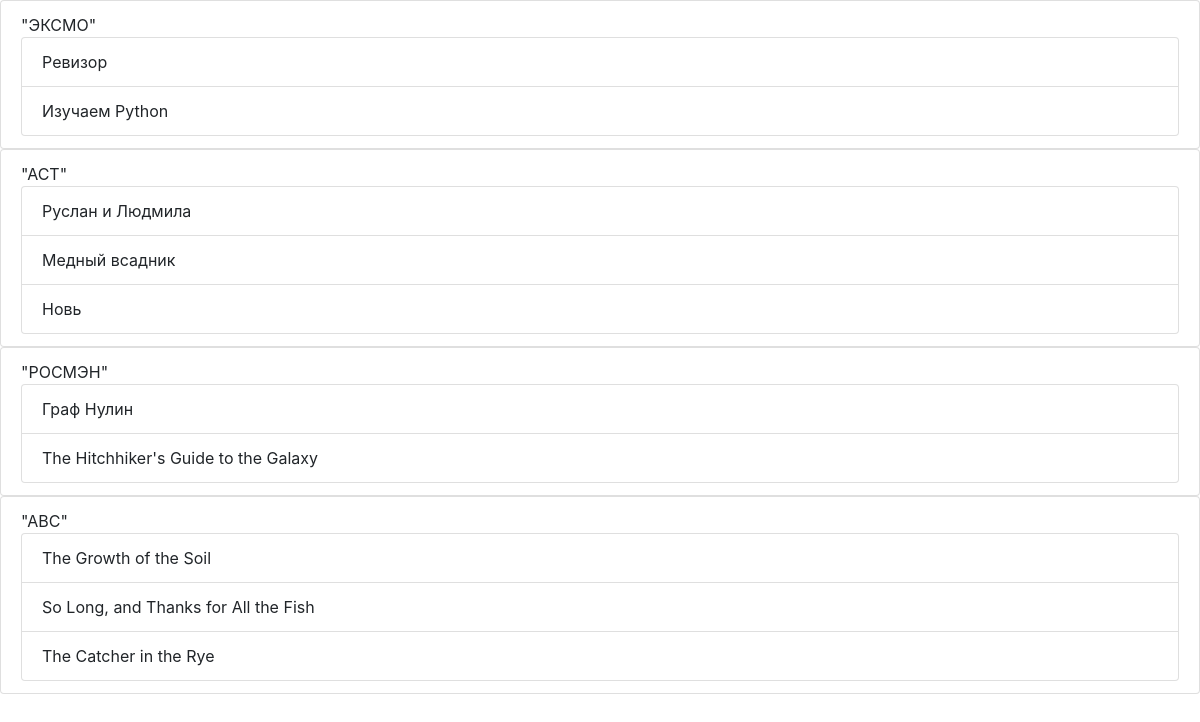
The app's page /redactions/ with its own data.
### p_library/models.py (models this page shows, shortened)
class Redaction(models.Model):
    name = models.CharField(max_length=128)

class Book(models.Model):
	ISBN = models.CharField(max_length=13)
	title = models.CharField(max_length=128)
	description = models.TextField()
	year_release = models.SmallIntegerField()
	authors = models.ManyToManyField(
        Author,
        through='Inspiration',
        through_fields=('book', 'author'),
    )
	copy_count = models.SmallIntegerField()
	price = models.DecimalField(max_digits=10, decimal_places=2)
	redaction = models.ForeignKey('Redaction', on_delete=models.CASCADE, null=True, blank=True, related_name='books')

### p_library/views.py (the view)
# urls.py: path('redactions/', views.redactions),
def redactions(request):
    template = loader.get_template('redactions.html')
    redactions = Redaction.objects.all()
    data = {
        "redactions": redactions,
    }
    return HttpResponse(template.render(data, request))

### p_library/templates/redactions.html (shortened to what this page needs)
<!DOCTYPE html>
<html lang="en">
<head>
    <link rel="stylesheet" href="https://stackpath.bootstrapcdn.com/bootstrap/4.3.1/css/bootstrap.min.css">
</head>
<body>
    {% for redaction in redactions %}
        <ul class="list-group">
            <li class="list-group-item">
                {{ redaction.name }}
                <ul class="list-group">
                    {% for book in redaction.books.all %}
                        <li class="list-group-item"> {{ book.title }}</li>
                    {% endfor %}
                </ul>
            </li>
        </ul>
    {% endfor %}
</body>
</html>

### records on screen
Redaction: name "\"ЭКСМО\""
Book: title "Ревизор"
Book: title "Изучаем Python"
Redaction: name "\"АСТ\""
Book: title "Руслан и Людмила"
Book: title "Медный всадник"
Book: title "Новь"
Redaction: name "\"РОСМЭН\""
Book: title "Граф Нулин"
Book: title "The Hitchhiker's Guide to the Galaxy"
Redaction: name "\"АВС\""
Book: title "The Growth of the Soil"
Book: title "So Long, and Thanks for All the Fish"
Book: title "The Catcher in the Rye"
